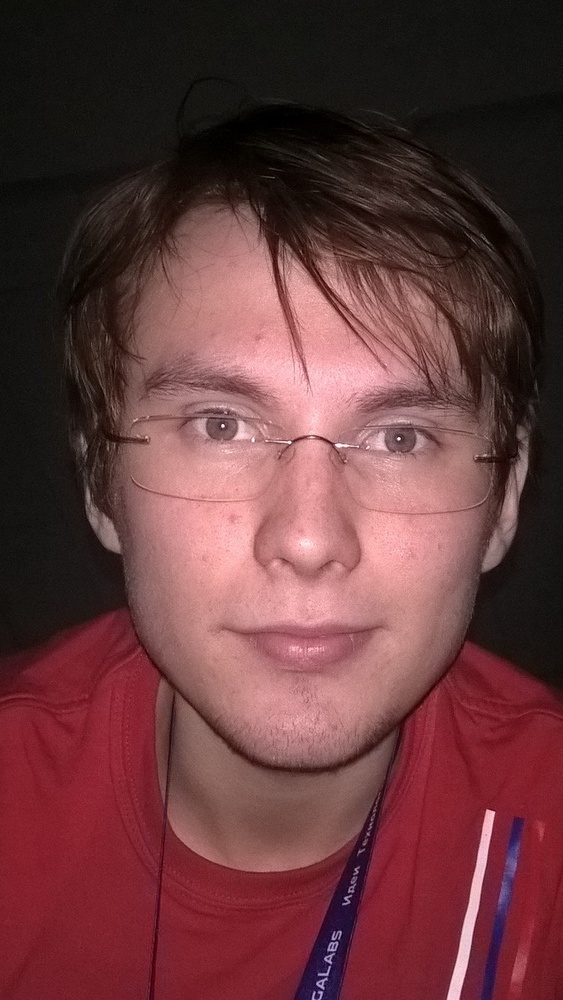
#> input picture oleg.jpg, 563 x 1000 px, shrunk from 750 x 1333 before the run
$ python test1.py   (Python 2 division)
#> lines starting #> are read from the running program, lines starting #| are printed output that depends on the picture; after the words box and inside, x2 and y2 are one past the last pixel; in counts of white or black regions, pixels touching at a corner belong together
import cv2

pic = cv2.imread('oleg.jpg', 0)
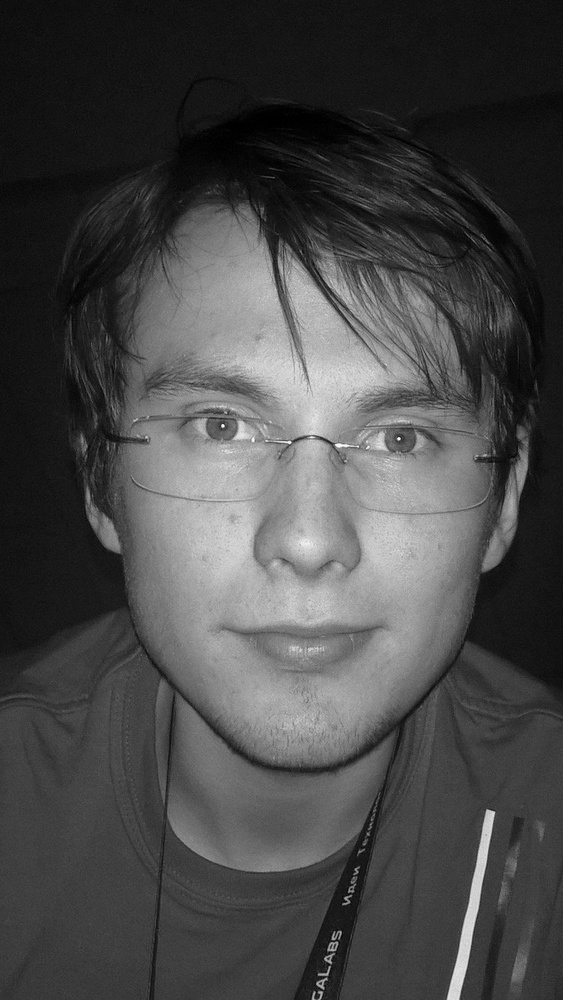
#> pic: shape (1000, 563); min 0, max 255, mean 71.8
face_c = cv2.CascadeClassifier('haarcascade_frontalface_default.xml')

faces = face_c.detectMultiScale(pic)
#> faces = [[94, 282, 417, 417]]

print faces[0]
#| [ 94 282 417 417]

def crop(img):
  face_c = cv2.CascadeClassifier('haarcascade_frontalface_default.xml')
  faces = face_c.detectMultiScale(img, 1.3, 2)
  return img[faces[0][1]: faces[0][1] + faces[0][3], faces[0][0]: faces[0][0] + faces[0][2]]

for (x, y, w, h) in faces:
  cv2.rectangle(pic, (x, y), (x + w, y + h), (0, 255, 0), 6)
#> this loop made 1 pass
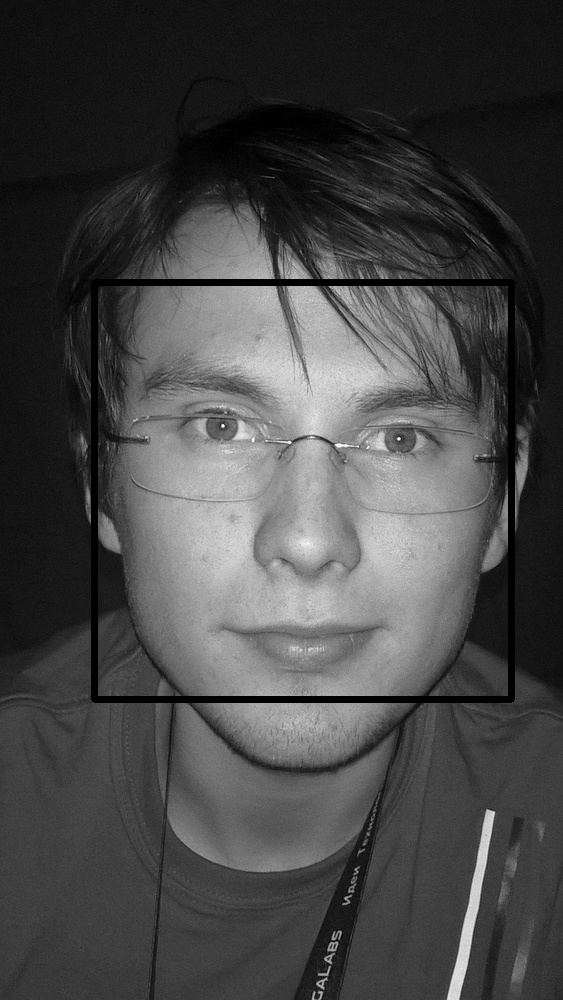
#> pic: shape (1000, 563); 2.07% of pixels changed, all inside (x1, y1, x2, y2) = (91, 279, 515, 703)

cv2.imshow('frame', pic)
cv2.imshow('crop', crop(pic))
#> in crop, `faces = face_c.detectMultiScale(img, 1.3, 2)`: faces = [[90, 284, 426, 426]]
#> in crop, `return img[faces[0][1]: faces[0][1] + faces[0][3], faces[0][0]: faces[..`:
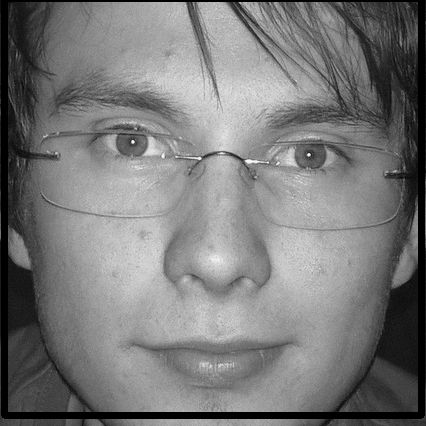
#> returned value: shape (426, 426); min 0, max 255, mean 120.6
cv2.waitKey(0)
cv2.destroyAllWindows()

$ run again, with adel.jpg copied over oleg.jpg
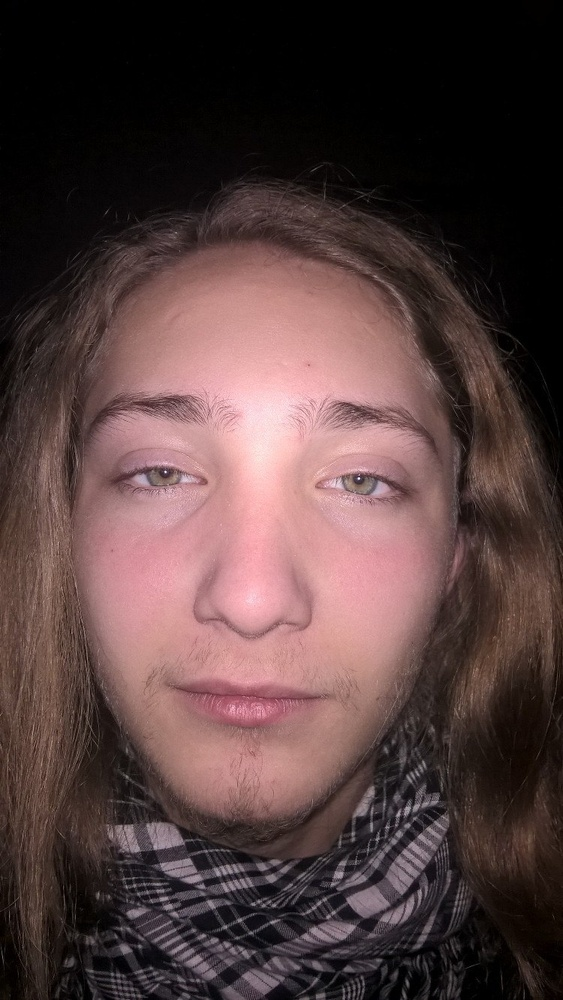
#> input picture adel.jpg, 563 x 1000 px, shrunk from 750 x 1333 before the run
#> `faces = face_c.detectMultiScale(pic)`: faces = [[37, 328, 448, 448]]
#| [ 37 328 448 448]
#> the loop `for (x, y, w, h) in faces:` made 1 pass
#> after the loop `for (x, y, w, h) in faces:`:
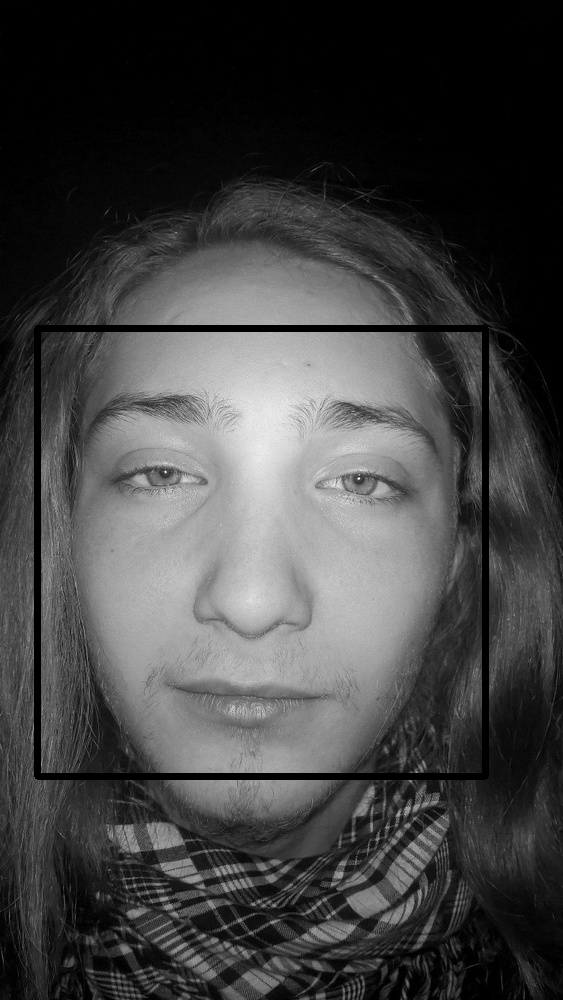
#> pic: shape (1000, 563); min 0, max 255, mean 67.2
#> in crop, `faces = face_c.detectMultiScale(img, 1.3, 2)`: faces = [[38, 331, 441, 441]]
#> in crop, `return img[faces[0][1]: faces[0][1] + faces[0][3], faces[0][0]: faces[..`:
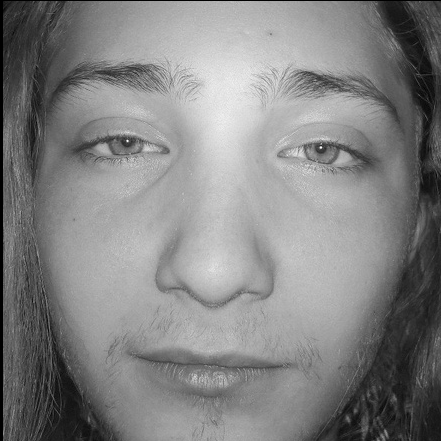
#> returned value: shape (441, 441); min 0, max 255, mean 130.5

$ run again, with donald_trump.jpg copied over oleg.jpg
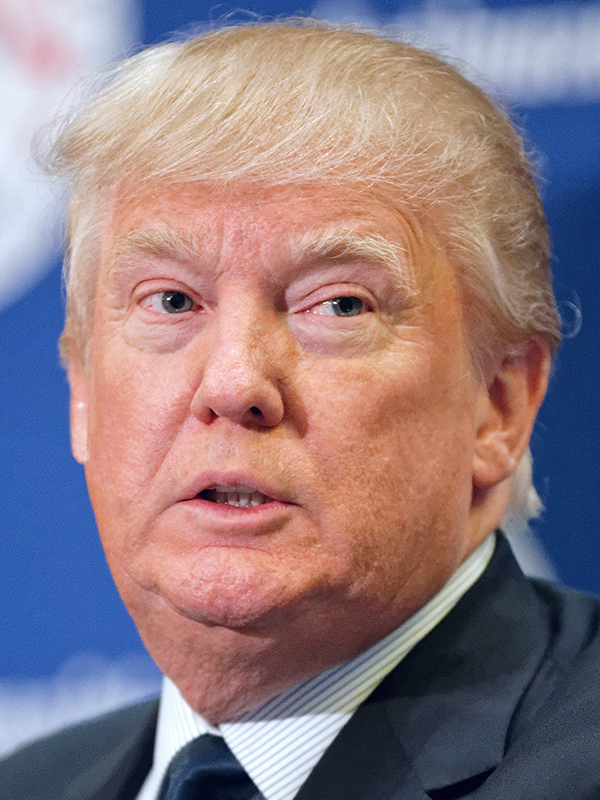
#> input picture donald_trump.jpg, 600 x 800 px
#> `faces = face_c.detectMultiScale(pic)`: faces = [[25, 135, 441, 441]]
#| [ 25 135 441 441]
#> the loop `for (x, y, w, h) in faces:` made 1 pass
#> after the loop `for (x, y, w, h) in faces:`:
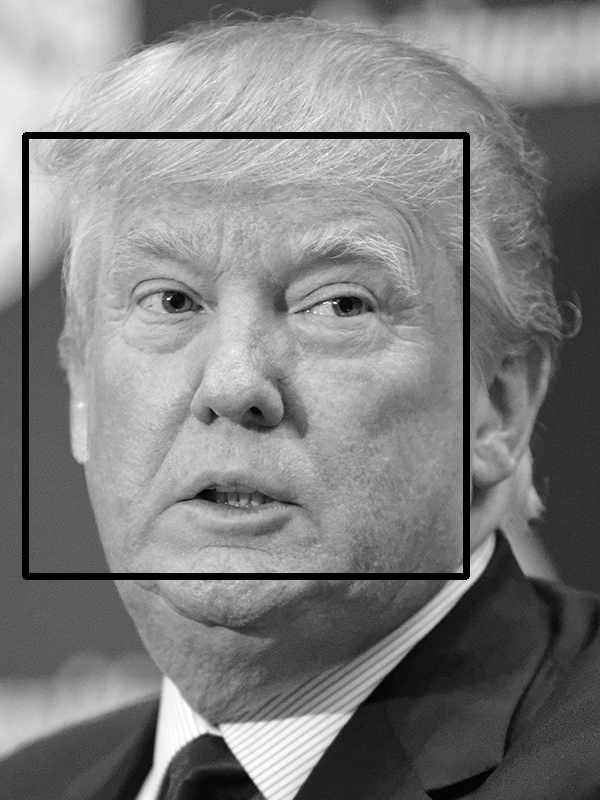
#> pic: shape (800, 600); min 0, max 255, mean 127.4
#> in crop, `faces = face_c.detectMultiScale(img, 1.3, 2)`: faces = [[29, 134, 430, 430]]
#> in crop, `return img[faces[0][1]: faces[0][1] + faces[0][3], faces[0][0]: faces[..`:
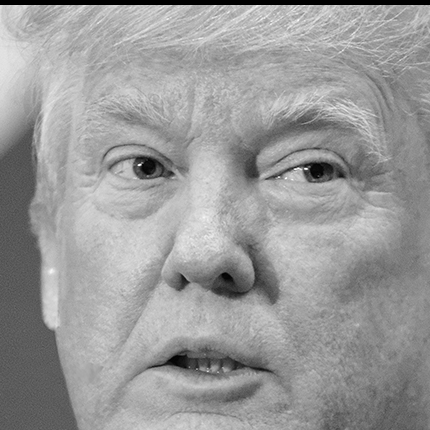
#> returned value: shape (430, 430); min 0, max 255, mean 153.9
